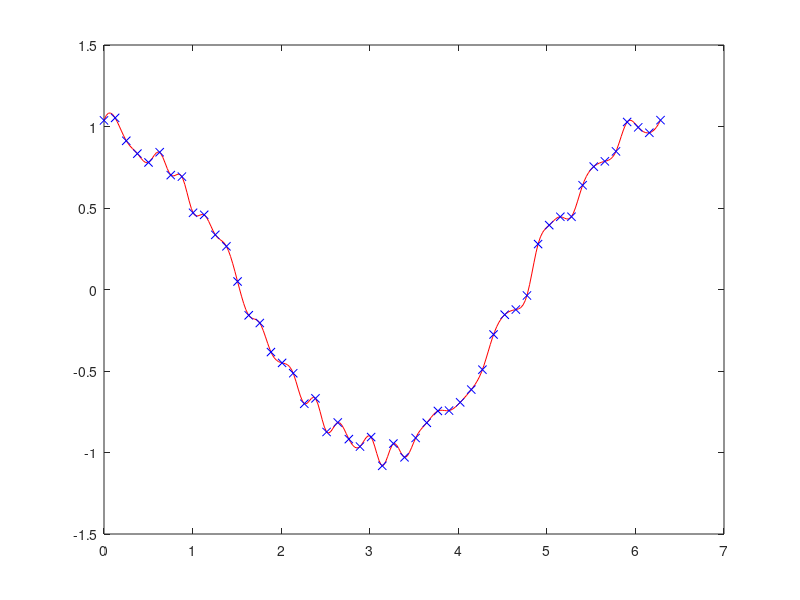

Write MATLAB code to recreate this figure. (Note: this script raises an error after producing the figure.)






tol = (.05)^2*(2*pi);

x = linspace(0,2*pi,51);
noisy_y = cos(x) + .2*(rand(size(x))-.5);
plot(x,noisy_y,'x')
axis([-1 7 -1.2 1.2])
fnplt( csapi(x, noisy_y));
%fnplt( spaps(x, noisy_y,  tol), 'r', 2 )

noisy_y([1 end]) = mean( noisy_y([1 end]) );
lx = length(x);
lx2 = round(lx/2);
range = [lx2:lx 2:lx 2:lx2];
sps = spaps([x(lx2:lx)-2*pi x(2:lx) x(2:lx2)+2*pi],noisy_y(range),2*tol);
hold on
fnplt(sps, [0 2*pi], 'k', 2)
hold off
